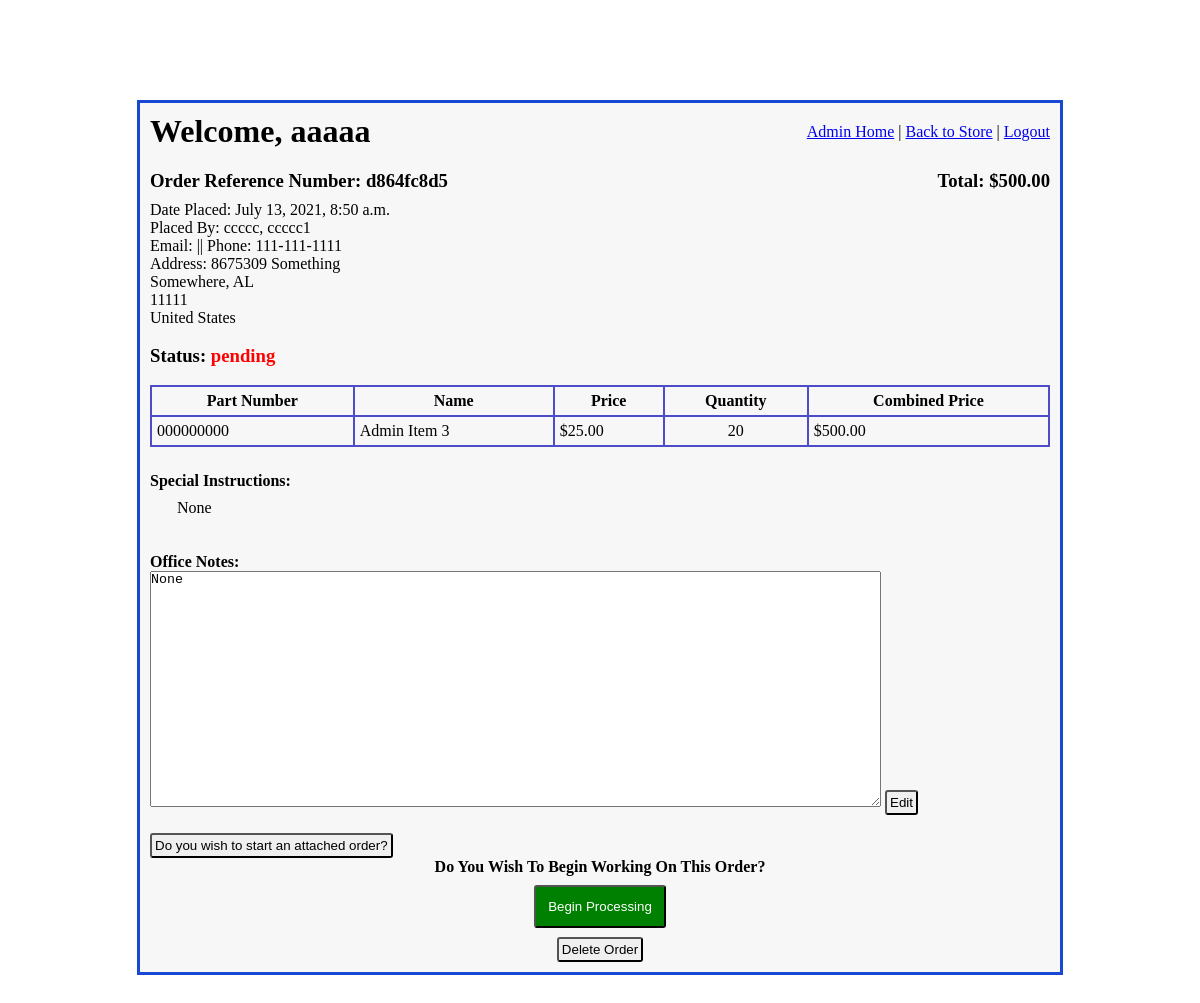
Page /admin_access/view_order/14 (signed in) on the earlier database version.
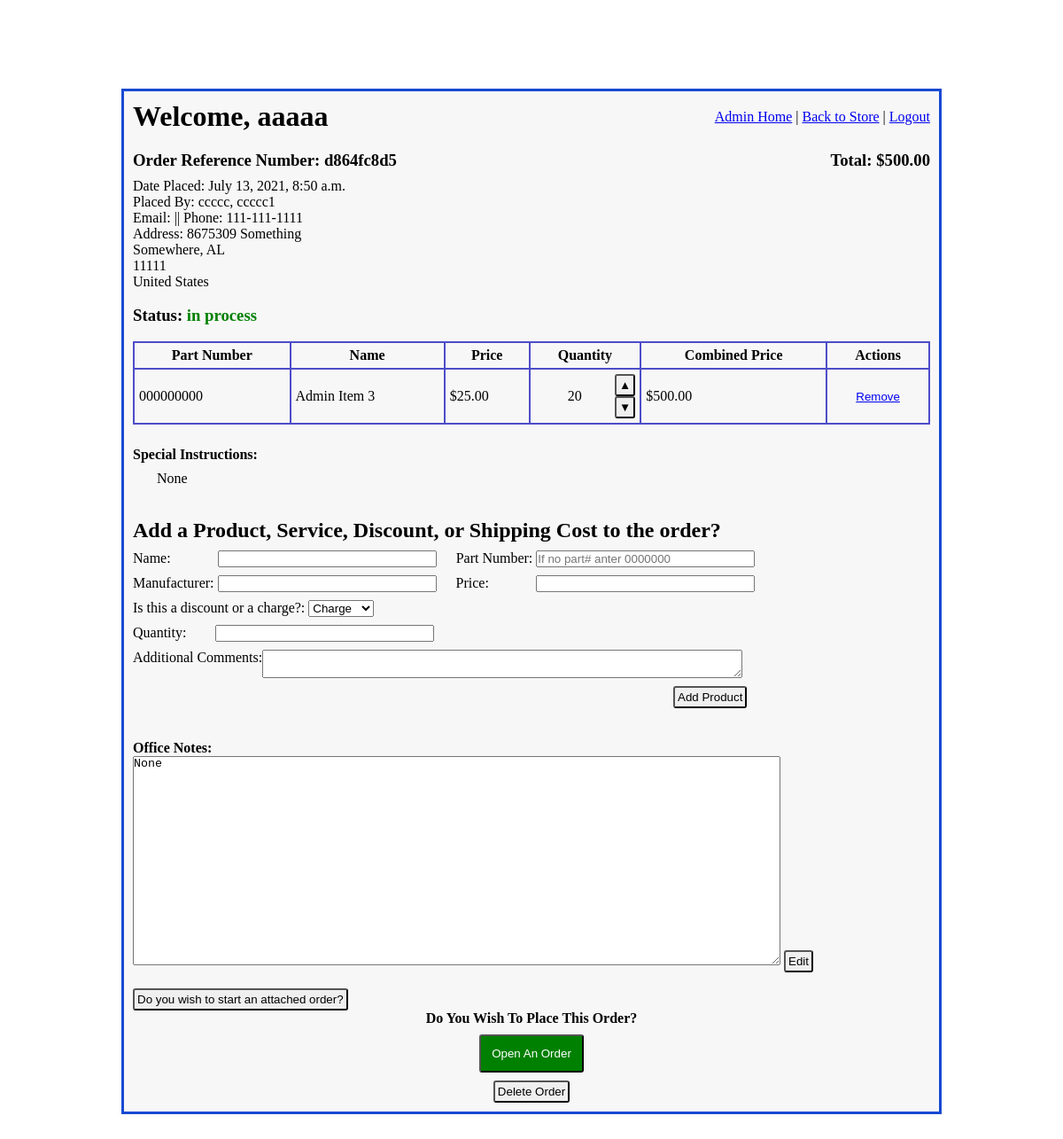
Same page on the later database version.
### imgfield_app/models.py (models this page shows)
class Order(models.Model):
    ordered_by = models.ForeignKey(
        User,
        related_name="user_orders",
        on_delete=models.CASCADE
    )
    contact_info =  models.ForeignKey(
        ContactInfo,
        related_name="orders",
        on_delete = models.CASCADE,
        null=True, blank=True,
    )
    ref_number = models.CharField(max_length=10)
    total_price = models.DecimalField(decimal_places=2, max_digits=10, null=True, blank=True)
    status = models.CharField(max_length=27)
    special_instructions = models.TextField(null=True, blank=True)
    office_notes = models.TextField(null=True, blank=True)
    created_at = models.DateTimeField(auto_now_add=True)
    updated_at = models.DateTimeField(auto_now=True)
    objects = OrderManager()

class User(models.Model):
    first_name = models.CharField(max_length=45)
    last_name = models.CharField(max_length=60)
    email = models.CharField(max_length=60)
    password = models.CharField(max_length=60)
    security_level = models.IntegerField()
    created_at = models.DateTimeField(auto_now_add=True)
    updated_at = models.DateTimeField(auto_now=True)
    objects = UserManager()

class ContactInfo(models.Model):
    user = models.ManyToManyField(
        User,
        related_name="user_contact_infos"
    )
    address_1 = models.CharField(max_length=54)
    address_2 = models.CharField(max_length=54, null=True, blank=True)
    city = models.CharField(max_length=54)
    zip_code = models.IntegerField()
    state = models.CharField(max_length=54)
    country = models.CharField(max_length=54)
    phone = models.CharField(max_length=15)
    created_at = models.DateTimeField(auto_now_add=True)
    updated_at = models.DateTimeField(auto_now=True)
    objects = ContactInfoManager()

class OrderAdminItem(models.Model):
    adminitem_on_order = models.ForeignKey(
        AdminItem,
        related_name="order_of_adminitem",
        on_delete=models.CASCADE
    )
    order = models.ForeignKey(
        Order,
        related_name="order_adminitem",
        on_delete=models.CASCADE
    )
    quantity = models.IntegerField()
    combined_price = models.DecimalField(decimal_places=2, max_digits=10, null=True, blank=True)
    is_discount = models.BooleanField(default=False)
    created_at = models.DateTimeField(auto_now_add=True)
    updated_at = models.DateTimeField(auto_now=True)

class AdminItem(models.Model):
    name = models.CharField(max_length=108)
    part_number = models.CharField(max_length=27, null=True, blank= True)
    manufacturer = models.CharField(max_length=45, null=True, blank= True)
    price = models.DecimalField(decimal_places=2, max_digits=10, null=True, blank=True)
    is_discount = models.BooleanField(default=False)
    notes = models.TextField(null=True, blank= True)
    created_at = models.DateTimeField(auto_now_add=True)
    updated_at = models.DateTimeField(auto_now=True)
    objects = AdminItemManager()

### admin_app/views.py (the view)
# urls.py: path('view_order/<int:order_id>', views.view_order),
def view_order(request, order_id):
    if 'user_id' in request.session:
        logged_user = User.objects.get(id=request.session['user_id'])
        if logged_user.security_level > 4:
            order = Order.objects.get(id=order_id)
            all_orderproducts = OrderProduct.objects.filter(order=order)
            all_orderitems = OrderItem.objects.filter(order=order)
            all_order_adminitems = OrderAdminItem.objects.filter(order=order)
            context = {
                'logged_user': logged_user,
                'order': order,
                'products': all_orderproducts,
                'items': all_orderitems,
                'adminitems': all_order_adminitems,
            }
            return render(request, "admin_view_order.html", context)
    return redirect("/")

### admin_app/templates/admin_view_order.html (shortened to what the changed rows need)
<!DOCTYPE html>
<html lang="en">
<head>
    {% load static %}
    <link rel="stylesheet" href="{% static 'css/admin_main.css' %}">
    <link rel="stylesheet" href="{% static 'css/admin_view_quote.css' %}">
</head>
<body>
    <div id="wrapper">
        <div id="header">
            <h1>Welcome, {{ logged_user.first_name }}</h1>
        </div>
        <div id="content">
            <div id="quote_head">
                <h3>Order Reference Number: {{ order.ref_number }} </h3>
                <h3 id="total">Total: ${{ order.total_price }}</h3>
            </div>
            <div id="order_info">
                <p>Date Placed: {{order.created_at }}</p>
                <p>Placed By: {{ order.ordered_by.last_name }}, {{ order.ordered_by.first_name }}</p>
                <p>Email: {{ order.orderd_by.email }} || Phone: {{ order.contact_info.phone }}</p>
                <p>Address: {{ order.contact_info.address_1 }}</p>
                <p id="line3">{{ order.contact_info.city }}, {{ order.contact_info.state }}</p>
                <p id="line4">{{ order.contact_info.zip_code }}</p>
                <p id="line5">{{ order.contact_info.country }}</p>
                <h3> Status:
                    {% if order.status == "pending" %}
                        <span class="red">{{ order.status }}</span>
                    {% elif order.status == "in process" %}
                        <span class="green">{{ order.status }}</span>
                    {% else %}
                    <span>{{ order.status }}</span>
                    {% endif %}
                </h3>
            </div>
            <table>
                <tr>
                    <th>Part Number</th>
                    <th>Name</th>
                    <th>Price</th>
                    <th>Quantity</th>
                    <th>Combined Price</th>
                    {% if order.status == "in process" %}
                        <th>Actions</th>
                    {% endif %}
                </tr>
                {% for adminitem in adminitems %}
                    <tr>
                        <td>{{ adminitem.adminitem_on_order.part_number }}</td>
                        <td>{{ adminitem.adminitem_on_order.name }}</td>
                        {% if adminitem.is_discount %}
                            <td>-${{ adminitem.adminitem_on_order.price }}</td>
                        {% else %}
                            <td>${{ adminitem.adminitem_on_order.price }}</td>
                        {% endif %}
                        <td>
                            <div class="prod_quant">
                                <p>{{ adminitem.quantity }}</p>
                                {% if order.status == "in process" %}
                                    <div class="quant_btns">
                                        <form action="/admin_access/order_increase_adminitem_quantity" method="POST">
                                            <button class="add_btn">&#9650;</button>
                                        </form>
                                        {% if adminitem.quantity > 1 %}
                                            <form action="/admin_access/order_decrease_adminitem_quantity" method="POST">
                                                <button class="subt_btn">&#9660;</button>
                                            </form>
                                        {% endif %}
                                    </div>
                                {% endif %}
                            </div>
                        </td>
                        {% if adminitem.is_discount%}
                            <td>-${{ adminitem.combined_price }}</td>
                        {%else%}
                            <td>${{ adminitem.combined_price }}</td>
                        {% endif %}
                        {% if order.status == "in process" %}
                            <td class="actions">
                                <form action="/admin_access/remove_adminitem_from_order" method="POST">
                                    <button id="remove_btn">Remove</button>
                                </form>
                            </td>
                        {% endif %}
                    </tr>
                {% endfor %}
            </table>
            <div id="special_instructions">
                <h4>Special Instructions: </h4>
                <p>{{ order.special_instructions }}</p>
            </div>
            {% if order.status == "in process" %}
                <div id="add_adminitem">
                    <h2>Add a Product, Service, Discount, or Shipping Cost to the order?</h2>
                    <form action="/admin_access/process_add_adminitem_to_order" method="POST">
                        <p>Name:
                            <input id="name_input" type="text" name="name">
                            <span>Part Number:
                                <input id="part_number_input" type="text" name="part_number"
                                    placeholder="If no part# anter 0000000">
                            </span>
                        </p>
                        <p>Manufacturer:
                            <input id="manufacturer_input" type="text" name="manufacturer">
                            <span>Price:
                                <input id="price_input" type="text" name="price">
                            </span>
                        </p>
                        <p>Is this a discount or a charge?:
                            <select name="is_discount">
                                <option value="charge">Charge</option>
                            </select>
                        </p>
                        <p>Quantity: <input id="quantity_input" type="text" name="quantity"></p>
                        <div id="notes">
                            <p>Additional Comments:</p>
                            <textarea id="notes_input" name="notes"></textarea>
                        </div>
                        <button type="submit">Add Product</button>
                    </form>
                </div>
            {% endif %}
            <div id="office_notes">
                <form action="/admin_access/edit_order_off_notes" method="POST">
                    <textarea name="office_notes">{{ order.office_notes }}</textarea>
                    <button type="submit">Edit</button>
                </form>
            </div>
            <div id="process_quote">
                {% if order.status == "pending" %}
                    <h4>Do You Wish To Begin Working On This Order?</h4>
                    <form action="/admin_access/begin_processing_order" method="POST">
                        <button id="begin_proc_btn" type="submit">Begin Processing</button>
                    </form>
                {% elif order.status == "in process" %}
                    <h4>Do You Wish To Place This Order?</h4>
                    <form action="/admin_access/process_order" method="POST">
                        <button id="begin_proc_btn" type="submit">Open An Order</button>
                    </form>
                {% else %}
                    <h2>Order Status: {{ order.status }}</h2>
                {% endif %}
            </div>
        </div>
    </div>
</body>
</html>

Differences in the rows shown:
changed Order "d864fc8d5": status "pending" → "in process"
shown differently, row unchanged: OrderAdminItem "Admin Item 3": now shows "▲ ▼ Remove"
Other differences:
form field is_discount: (not shown) → "Charge"
text no longer shown: "Do You Wish To Begin Working On This Order? Begin Processing"
text now shown: "Actions Add a Product, Service, Discount, or Shipping Cost to the order? Name: Part Number: Manufacturer: Price: Is this a discount or a charge?: Quantity: Additional Comments: Add Product Do You Wish To Place This Order? Open An Order"
